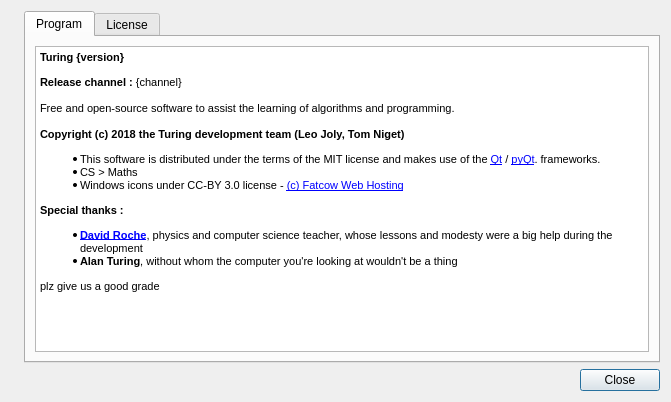
<?xml version="1.0" encoding="UTF-8"?>
<ui version="4.0">
 <class>AboutWindow</class>
 <widget class="QDialog" name="AboutWindow">
  <property name="geometry">
   <rect>
    <x>0</x>
    <y>0</y>
    <width>671</width>
    <height>402</height>
   </rect>
  </property>
  <property name="windowTitle">
   <string>About Turing</string>
  </property>
  <property name="windowIcon">
   <iconset resource="../turing.qrc">
    <normaloff>:/icon/media/icon.ico</normaloff>:/icon/media/icon.ico</iconset>
  </property>
  <property name="modal">
   <bool>true</bool>
  </property>
  <layout class="QVBoxLayout" name="verticalLayout">
   <item>
    <layout class="QHBoxLayout" name="horizontalLayout">
     <item>
      <widget class="QLabel" name="label">
       <property name="text">
        <string notr="true">&lt;img src=&quot;:/icon/media/icon_96.png&quot;/&gt;</string>
       </property>
       <property name="textFormat">
        <enum>Qt::RichText</enum>
       </property>
      </widget>
     </item>
     <item>
      <widget class="QTabWidget" name="tabWidget">
       <property name="tabShape">
        <enum>QTabWidget::Rounded</enum>
       </property>
       <property name="currentIndex">
        <number>0</number>
       </property>
       <widget class="QWidget" name="tab">
        <attribute name="title">
         <string>Program</string>
        </attribute>
        <layout class="QVBoxLayout" name="verticalLayout_2">
         <item>
          <widget class="QTextBrowser" name="textBrowser_about">
           <property name="readOnly">
            <bool>true</bool>
           </property>
           <property name="html">
            <string>&lt;!DOCTYPE HTML PUBLIC &quot;-//W3C//DTD HTML 4.0//EN&quot; &quot;http://www.w3.org/TR/REC-html40/strict.dtd&quot;&gt;
&lt;html&gt;&lt;head&gt;&lt;meta name=&quot;qrichtext&quot; content=&quot;1&quot; /&gt;&lt;style type=&quot;text/css&quot;&gt;
p, li { white-space: pre-wrap; }
&lt;/style&gt;&lt;/head&gt;&lt;body style=&quot; font-family:'MS Shell Dlg 2'; font-size:8.25pt; font-weight:400; font-style:normal;&quot;&gt;
&lt;p style=&quot; margin-top:12px; margin-bottom:12px; margin-left:0px; margin-right:0px; -qt-block-indent:0; text-indent:0px;&quot;&gt;&lt;span style=&quot; font-weight:600;&quot;&gt;Turing {version}&lt;/span&gt;&lt;/p&gt;
&lt;p style=&quot; margin-top:12px; margin-bottom:12px; margin-left:0px; margin-right:0px; -qt-block-indent:0; text-indent:0px;&quot;&gt;&lt;span style=&quot; font-weight:600;&quot;&gt;Release channel : &lt;/span&gt;{channel} &lt;br /&gt;&lt;br /&gt;Free and open-source software to assist the learning of algorithms and programming. &lt;br /&gt;&lt;br /&gt;&lt;span style=&quot; font-weight:600;&quot;&gt;Copyright (c) 2018 the Turing development team (Leo Joly, Tom Niget)&lt;/span&gt;&lt;/p&gt;
&lt;ul style=&quot;margin-top: 0px; margin-bottom: 0px; margin-left: 0px; margin-right: 0px; -qt-list-indent: 1;&quot;&gt;&lt;li style=&quot; margin-top:12px; margin-bottom:0px; margin-left:0px; margin-right:0px; -qt-block-indent:0; text-indent:0px;&quot;&gt;This software is distributed under the terms of the MIT license and makes use of the &lt;a href=&quot;https://www.qt.io/&quot;&gt;&lt;span style=&quot; text-decoration: underline; color:#0000ff;&quot;&gt;Qt&lt;/span&gt;&lt;/a&gt; / &lt;a href=&quot;https://riverbankcomputing.com/software/pyqt/&quot;&gt;&lt;span style=&quot; text-decoration: underline; color:#0000ff;&quot;&gt;pyQt&lt;/span&gt;&lt;/a&gt;. frameworks.&lt;/li&gt;
&lt;li style=&quot; margin-top:0px; margin-bottom:0px; margin-left:0px; margin-right:0px; -qt-block-indent:0; text-indent:0px;&quot;&gt;CS &amp;gt; Maths&lt;/li&gt;
&lt;li style=&quot; margin-top:0px; margin-bottom:12px; margin-left:0px; margin-right:0px; -qt-block-indent:0; text-indent:0px;&quot;&gt;Windows icons under CC-BY 3.0 license - &lt;a href=&quot;http://www.fatcow.com/free-icons&quot;&gt;&lt;span style=&quot; text-decoration: underline; color:#0000ff;&quot;&gt;(c) Fatcow Web Hosting&lt;/span&gt;&lt;/a&gt;&lt;/li&gt;&lt;/ul&gt;
&lt;p style=&quot; margin-top:0px; margin-bottom:0px; margin-left:0px; margin-right:0px; -qt-block-indent:0; text-indent:0px;&quot;&gt;&lt;span style=&quot; font-weight:600;&quot;&gt;Special thanks :&lt;/span&gt;&lt;/p&gt;
&lt;ul style=&quot;margin-top: 0px; margin-bottom: 0px; margin-left: 0px; margin-right: 0px; -qt-list-indent: 1;&quot;&gt;&lt;li style=&quot; margin-top:12px; margin-bottom:0px; margin-left:0px; margin-right:0px; -qt-block-indent:0; text-indent:0px;&quot;&gt;&lt;a href=&quot;https://twitter.com/davR74130&quot;&gt;&lt;span style=&quot; font-weight:600; text-decoration: underline; color:#0000ff;&quot;&gt;David Roche&lt;/span&gt;&lt;/a&gt;, physics and computer science teacher, whose lessons and modesty were a big help during the development&lt;/li&gt;
&lt;li style=&quot; margin-top:0px; margin-bottom:12px; margin-left:0px; margin-right:0px; -qt-block-indent:0; text-indent:0px;&quot;&gt;&lt;span style=&quot; font-weight:600;&quot;&gt;Alan Turing&lt;/span&gt;, without whom the computer you're looking at wouldn't be a thing&lt;/li&gt;&lt;/ul&gt;
&lt;p style=&quot; margin-top:12px; margin-bottom:12px; margin-left:0px; margin-right:0px; -qt-block-indent:0; text-indent:0px;&quot;&gt;plz give us a good grade&lt;/p&gt;&lt;/body&gt;&lt;/html&gt;</string>
           </property>
           <property name="openExternalLinks">
            <bool>true</bool>
           </property>
          </widget>
         </item>
        </layout>
       </widget>
       <widget class="QWidget" name="tab_2">
        <attribute name="title">
         <string>License</string>
        </attribute>
        <layout class="QVBoxLayout" name="verticalLayout_3">
         <item>
          <widget class="QTextEdit" name="textEdit_2">
           <property name="html">
            <string notr="true">&lt;!DOCTYPE HTML PUBLIC &quot;-//W3C//DTD HTML 4.0//EN&quot; &quot;http://www.w3.org/TR/REC-html40/strict.dtd&quot;&gt;
&lt;html&gt;&lt;head&gt;&lt;meta name=&quot;qrichtext&quot; content=&quot;1&quot; /&gt;&lt;style type=&quot;text/css&quot;&gt;
p, li { white-space: pre-wrap; }
&lt;/style&gt;&lt;/head&gt;&lt;body style=&quot; font-family:'MS Shell Dlg 2'; font-size:8.25pt; font-weight:400; font-style:normal;&quot;&gt;
&lt;p style=&quot; margin-top:12px; margin-bottom:12px; margin-left:0px; margin-right:0px; -qt-block-indent:0; text-indent:0px;&quot;&gt;&lt;span style=&quot; font-size:8pt; font-weight:600;&quot;&gt;Copyright © 2018 Turing &lt;/span&gt;&lt;/p&gt;
&lt;p style=&quot; margin-top:12px; margin-bottom:12px; margin-left:0px; margin-right:0px; -qt-block-indent:0; text-indent:0px;&quot;&gt;&lt;span style=&quot; font-size:8pt;&quot;&gt;Permission is hereby granted, free of charge, to any person obtaining a copy of this software and associated documentation files (the &amp;quot;Software&amp;quot;), to deal in the Software without restriction, including without limitation the rights to use, copy, modify, merge, publish, distribute, sublicense, and/or sell copies of the Software, and to permit persons to whom the Software is furnished to do so, subject to the following conditions: &lt;/span&gt;&lt;/p&gt;
&lt;p style=&quot; margin-top:12px; margin-bottom:12px; margin-left:0px; margin-right:0px; -qt-block-indent:0; text-indent:0px;&quot;&gt;&lt;span style=&quot; font-size:8pt;&quot;&gt;The above copyright notice and this permission notice shall be included in all copies or substantial portions of the Software. &lt;/span&gt;&lt;/p&gt;
&lt;p style=&quot; margin-top:12px; margin-bottom:12px; margin-left:0px; margin-right:0px; -qt-block-indent:0; text-indent:0px;&quot;&gt;&lt;span style=&quot; font-size:8pt;&quot;&gt;THE SOFTWARE IS PROVIDED &amp;quot;AS IS&amp;quot;, WITHOUT WARRANTY OF ANY KIND, EXPRESS OR IMPLIED, INCLUDING BUT NOT LIMITED TO THE WARRANTIES OF MERCHANTABILITY, FITNESS FOR A PARTICULAR PURPOSE AND NONINFRINGEMENT. IN NO EVENT SHALL THE AUTHORS OR COPYRIGHT HOLDERS BE LIABLE FOR ANY CLAIM, DAMAGES OR OTHER LIABILITY, WHETHER IN AN ACTION OF CONTRACT, TORT OR OTHERWISE, ARISING FROM, OUT OF OR IN CONNECTION WITH THE SOFTWARE OR THE USE OR OTHER DEALINGS IN THE SOFTWARE.&lt;/span&gt;&lt;/p&gt;&lt;/body&gt;&lt;/html&gt;</string>
           </property>
          </widget>
         </item>
        </layout>
       </widget>
      </widget>
     </item>
    </layout>
   </item>
   <item>
    <widget class="QDialogButtonBox" name="buttonBox">
     <property name="orientation">
      <enum>Qt::Horizontal</enum>
     </property>
     <property name="standardButtons">
      <set>QDialogButtonBox::Close</set>
     </property>
    </widget>
   </item>
  </layout>
 </widget>
 <resources>
  <include location="../turing.qrc"/>
 </resources>
 <connections>
  <connection>
   <sender>buttonBox</sender>
   <signal>accepted()</signal>
   <receiver>AboutWindow</receiver>
   <slot>accept()</slot>
   <hints>
    <hint type="sourcelabel">
     <x>248</x>
     <y>254</y>
    </hint>
    <hint type="destinationlabel">
     <x>157</x>
     <y>274</y>
    </hint>
   </hints>
  </connection>
  <connection>
   <sender>buttonBox</sender>
   <signal>rejected()</signal>
   <receiver>AboutWindow</receiver>
   <slot>reject()</slot>
   <hints>
    <hint type="sourcelabel">
     <x>316</x>
     <y>260</y>
    </hint>
    <hint type="destinationlabel">
     <x>286</x>
     <y>274</y>
    </hint>
   </hints>
  </connection>
 </connections>
</ui>
